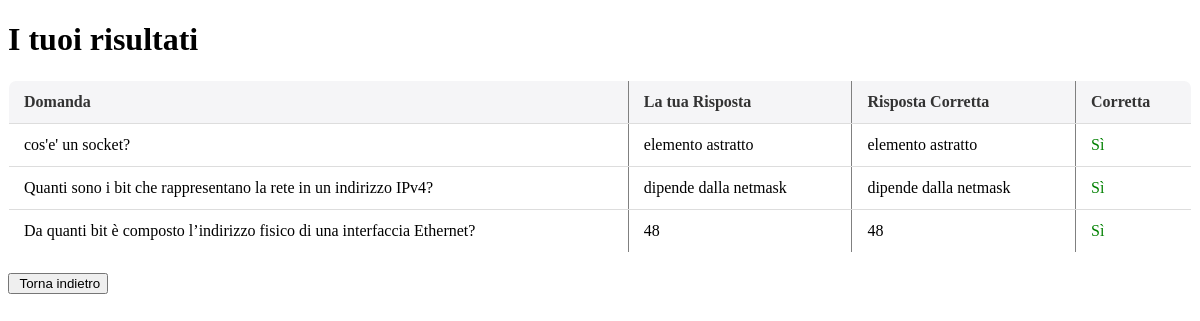
/9122024/PROGETTO_SQL/view_results.php (signed in), run on the app's committed database.
### tables this page shows
CREATE TABLE `test_results` (
  `id` int(11) NOT NULL,
  `student_id` int(11) DEFAULT NULL,
  `question_id` int(11) DEFAULT NULL,
  `answer` text DEFAULT NULL,
  `is_correct` tinyint(1) DEFAULT NULL
);

CREATE TABLE `questions` (
  `id` int(11) NOT NULL,
  `test_id` int(11) DEFAULT NULL,
  `question_text` text DEFAULT NULL,
  `type` enum('multiple_choice','free_text') DEFAULT NULL
);

CREATE TABLE `options` (
  `id` int(11) NOT NULL,
  `question_id` int(11) DEFAULT NULL,
  `option_text` varchar(255) DEFAULT NULL,
  `is_correct` tinyint(1) DEFAULT NULL
);

### 9122024/PROGETTO_SQL/view_results.php (the view, shortened to what this page needs)
<?php
require 'config.php';
$student_id = $_SESSION['user_id'];
$sql_results = "SELECT
                    q.question_text,
                    r.answer,
                    r.is_correct,
                    o.option_text AS correct_answer
                FROM test_results r
                JOIN questions q ON r.question_id = q.id
                JOIN options o ON q.id = o.question_id AND o.is_correct = 1
                WHERE r.student_id = ?";
$stmt = $conn->prepare($sql_results);
$stmt->bind_param("i", $student_id);
$stmt->execute();
$results = $stmt->get_result();
?>
<!DOCTYPE html>
<html>
<head>
    <link rel="stylesheet" href="css/style-result.css">
</head>
<body>
    <h1>I tuoi risultati</h1>
    <table border="1">
        <tr>
            <th>Domanda</th>
            <th>La tua Risposta</th>
            <th>Risposta Corretta</th>
            <th>Corretta</th>
        </tr>
        <?php while ($row = $results->fetch_assoc()): ?>
            <tr>
                <td><?= htmlspecialchars($row['question_text']) ?></td>
                <td><?= htmlspecialchars($row['answer']) ?></td>
                <td><?= htmlspecialchars($row['correct_answer']) ?></td>
                <td style="color: <?= $row['is_correct'] ? 'green' : 'red' ?>;">
                    <?= $row['is_correct'] ? 'Sì' : 'No' ?>
                </td>
            </tr>
        <?php endwhile; ?>
    </table>
    <input type="button" value=" Torna indietro" onClick="history.go(-2);return true;" name="button">
</body>
</html>

### 9122024/PROGETTO_SQL/css/style-result.css (style rules this page uses)
table { width: 100%; border-collapse: collapse; margin: 20px 0; font-size: 16px; text-align: left; background: white; border-radius: 8px; overflow: hidden; }
table th, table td { padding: 12px 15px; border-bottom: 1px solid #ddd; }
table th { background: #f5f5f7; color: #333; font-weight: bold; }

### data on the page
test_results: question.question_text "cos'e' un socket?", answer "elemento astratto", options.option_text "elemento astratto", is_correct "Sì"
test_results: question.question_text "Quanti sono i bit che rappresentano la rete in un indirizzo IPv4?", answer "dipende dalla netmask", options.option_text "dipende dalla netmask", is_correct "Sì"
test_results: question.question_text "Da quanti bit è composto l’indirizzo fisico di una interfaccia Ethernet?", answer "48", options.option_text "48", is_correct "Sì"
